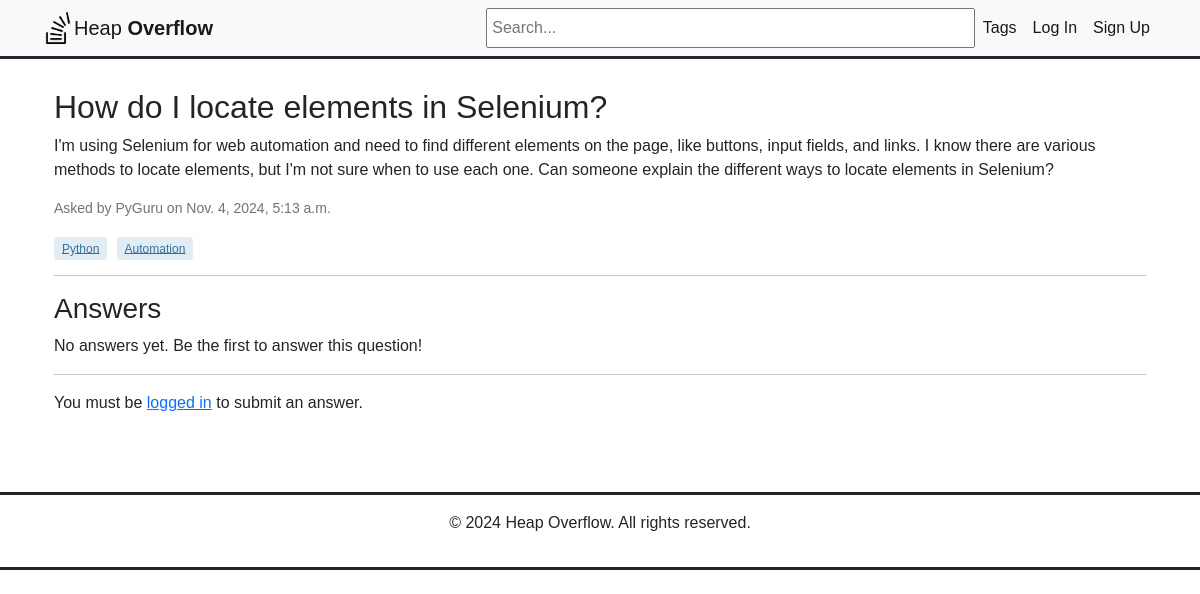
/question/8/, run on an earlier commit of the app's database.
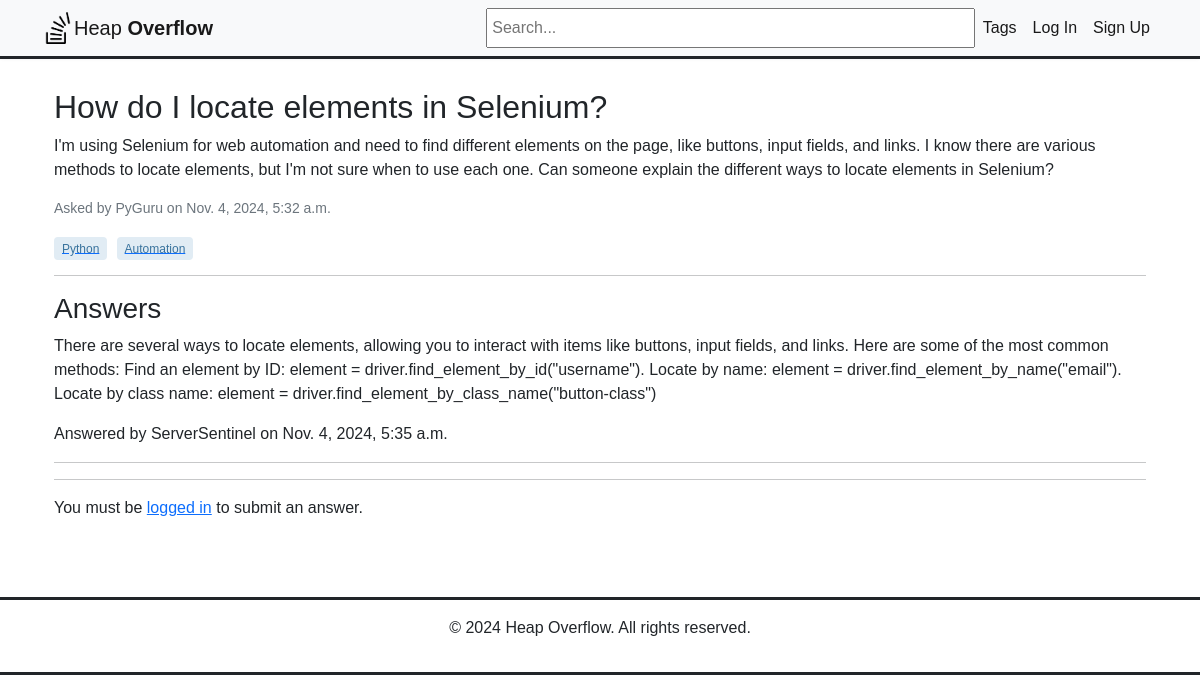
And on a later commit of the database.
### heap/models.py (models this page shows, shortened)
class Question(models.Model):
    title = models.CharField(max_length=255)
    body = models.TextField()
    created_at = models.DateTimeField(auto_now_add=True)
    updated_at = models.DateTimeField(auto_now=True)
    author = models.ForeignKey(User, on_delete=models.CASCADE, related_name='questions')
    tags = models.ManyToManyField('Tag', related_name='questions')

class Tag(models.Model):
    name = models.CharField(max_length=50, unique=True)
    created_at = models.DateTimeField(auto_now_add=True)

class Answer(models.Model):
    body = models.TextField()
    created_at = models.DateTimeField(auto_now_add=True)
    updated_at = models.DateTimeField(auto_now=True)
    author = models.ForeignKey(User, on_delete=models.CASCADE, related_name='answers')
    question = models.ForeignKey(Question, on_delete=models.CASCADE, related_name='answers')
    is_accepted = models.BooleanField(default=False)

### heap/views.py (the view)
# urls.py: path('question/<int:pk>/', views.question_detail, name='question_detail'),
def question_detail(request, pk):
    question = get_object_or_404(Question, pk=pk)
    answers = Answer.objects.filter(question=question).select_related('author')
    if request.method == 'POST':
        body = request.POST.get('answer_body')
        if body:
            Answer.objects.create(question=question, body=body, author=request.user)
            return redirect('question_detail', pk=pk)  # Correct URL name here
    return render(request, 'heap/question_detail.html', {'question': question, 'answers': answers})

### heap/templates/heap/question_detail.html (shortened to what this page needs)
{% extends 'heap/base.html' %}
{% block content %}
<div class="container">
    <div class="question">
        <h2>{{ question.title }}</h2>
        <p class="question-body">{{ question.body }}</p>
        <p class="question-meta">Asked by {{ question.author }} on {{ question.created_at }}</p>
        <div class="question-tags">
            {% for tag in question.tags.all %}
                <a href="{% url 'questions_by_tag' tag_id=tag.id %}"><span class="tag">{{ tag.name }}</span></a>
            {% endfor %}
        </div>
    </div>
    <hr>
    <div class="answers">
        <h3>Answers</h3>
        {% if answers.exists %}
            {% for answer in answers %}
                <div class="answer">
                    <p class="answer-body">{{ answer.body }}</p>
                    <p class="answer-meta">Answered by {{ answer.author }} on {{ answer.created_at }}</p>
                    <hr>
                </div>
            {% endfor %}
        {% else %}
            <p>No answers yet. Be the first to answer this question!</p>
        {% endif %}
    </div>
    <hr>
    {% if user.is_authenticated %}
    <div class="answer-form">
        <h4>Your Answer</h4>
        <form method="post" action="{% url 'answer_question' pk=question.pk %}">
    {% csrf_token %}
    <textarea name="body" rows="4" class="form-control" placeholder="Type your answer here..."></textarea>
    <button type="submit" class="btn btn-primary mt-2">Submit Answer</button>
</form>
    </div>
    {% else %}
    <p>You must be <a href="{% url 'login' %}">logged in</a> to submit an answer.</p>
    {% endif %}
</div>
{% endblock %}

What changed in the data, as far as the page shows it:
changed Question "How do I locate elements in Selenium?": created_at "Nov. 4, 2024, 5:13 a.m." → "Nov. 4, 2024, 5:32 a.m."
now on this page (row edited): Answer: body "There are several ways to locate elements, allowing you to interact with items like buttons, input fields, and links. Here are some of the most common methods: Find an element by ID: element = driver.find_element_by_id(\"username\"). Locate by name: element = driver.find_element_by_name(\"email\"). Locate by class name: element = driver.find_element_by_class_name(\"button-class\")", author "ServerSentinel", created_at "Nov. 4, 2024, 5:35 a.m."
Also different on the page:
text no longer shown: "No answers yet. Be the first to answer this question!"
